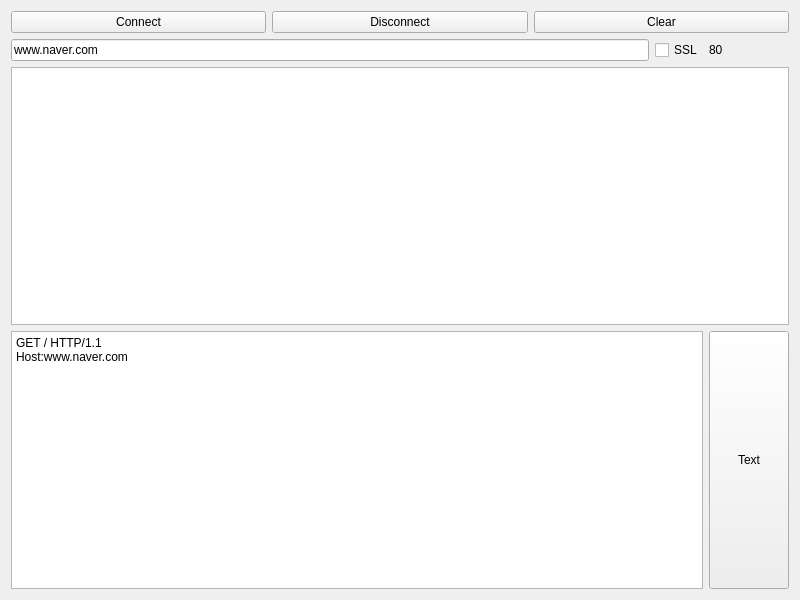
<?xml version="1.0" encoding="UTF-8"?>
<ui version="4.0">
 <class>Widget</class>
 <widget class="QWidget" name="Widget">
  <property name="geometry">
   <rect>
    <x>0</x>
    <y>0</y>
    <width>800</width>
    <height>600</height>
   </rect>
  </property>
  <property name="windowTitle">
   <string>Widget</string>
  </property>
  <layout class="QGridLayout" name="gridLayout">
   <item row="0" column="0">
    <layout class="QVBoxLayout" name="verticalLayout">
     <item>
      <layout class="QHBoxLayout" name="horizontalLayout">
       <item>
        <widget class="QPushButton" name="pbConnect">
         <property name="text">
          <string>Connect</string>
         </property>
        </widget>
       </item>
       <item>
        <widget class="QPushButton" name="pbDisconnect">
         <property name="text">
          <string>Disconnect</string>
         </property>
        </widget>
       </item>
       <item>
        <widget class="QPushButton" name="pbClear">
         <property name="text">
          <string>Clear</string>
         </property>
        </widget>
       </item>
      </layout>
     </item>
     <item>
      <layout class="QHBoxLayout" name="horizontalLayout_2">
       <item>
        <widget class="QLineEdit" name="leHost">
         <property name="text">
          <string>www.naver.com</string>
         </property>
        </widget>
       </item>
       <item>
        <widget class="QCheckBox" name="cbSsl">
         <property name="sizePolicy">
          <sizepolicy hsizetype="Fixed" vsizetype="Fixed">
           <horstretch>0</horstretch>
           <verstretch>0</verstretch>
          </sizepolicy>
         </property>
         <property name="text">
          <string>SSL</string>
         </property>
        </widget>
       </item>
       <item>
        <widget class="QLabel" name="lPort">
         <property name="sizePolicy">
          <sizepolicy hsizetype="Fixed" vsizetype="Fixed">
           <horstretch>0</horstretch>
           <verstretch>0</verstretch>
          </sizepolicy>
         </property>
         <property name="minimumSize">
          <size>
           <width>80</width>
           <height>0</height>
          </size>
         </property>
         <property name="text">
          <string>80</string>
         </property>
        </widget>
       </item>
      </layout>
     </item>
     <item>
      <widget class="QPlainTextEdit" name="pteMessage"/>
     </item>
     <item>
      <layout class="QHBoxLayout" name="horizontalLayout_3">
       <item>
        <widget class="QPlainTextEdit" name="pteSend">
         <property name="plainText">
          <string>GET / HTTP/1.1
Host:www.naver.com

</string>
         </property>
        </widget>
       </item>
       <item>
        <widget class="QPushButton" name="pbSend">
         <property name="sizePolicy">
          <sizepolicy hsizetype="Fixed" vsizetype="Expanding">
           <horstretch>0</horstretch>
           <verstretch>0</verstretch>
          </sizepolicy>
         </property>
         <property name="text">
          <string>Text</string>
         </property>
        </widget>
       </item>
      </layout>
     </item>
    </layout>
   </item>
  </layout>
 </widget>
 <resources/>
 <connections/>
</ui>
